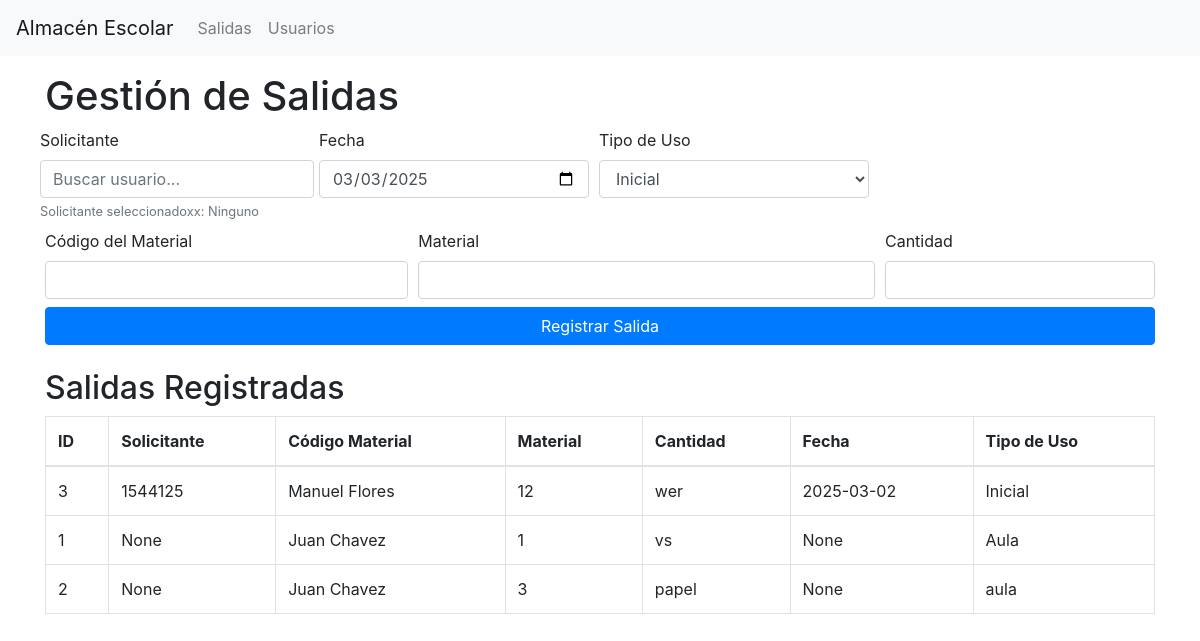
Page /salidas on the committed database.
### tables this page shows
CREATE TABLE [salidas] (
[id] INTEGER  PRIMARY KEY AUTOINCREMENT NOT NULL,
[dni_solicitante] VARCHAR(12)  NULL,
[solicitante] VARCHAR(35)  NULL,
[codigo_material] INTEGER  NULL,
[material] VARCHAR(35)  NULL,
[fecha] DATE  NULL,
[tipo_uso] VARCHAR(20)  NULL,
[cantidad] INTEGER  NULL
);

### app.py (the view)
@app.route('/salidas')
def salidas():
    conn = sqlite3.connect('database.db')
    cursor = conn.cursor()
    cursor.execute('SELECT * FROM salidas ORDER BY fecha DESC')
    salidas = cursor.fetchall()
    conn.close()
    return render_template('salidas.html', salidas=salidas, datetime=datetime)

### templates/salidas.html (shortened to what this page needs)
<!DOCTYPE html>
<html lang="es">
<head>
    <link href="https://stackpath.bootstrapcdn.com/bootstrap/4.5.2/css/bootstrap.min.css" rel="stylesheet">
    <link href="https://cdnjs.cloudflare.com/ajax/libs/bootstrap-3-typeahead/4.0.2/bootstrap3-typeahead.min.css" rel="stylesheet">
</head>
<body>
    <nav class="navbar navbar-expand-lg navbar-light bg-light">
        <a class="navbar-brand" href="/">Almacén Escolar</a>
        <div class="collapse navbar-collapse" id="navbarNav">
            <ul class="navbar-nav">
                <li class="nav-item">
                    <a class="nav-link" href="/salidas">Salidas</a>
                </li>
                <li class="nav-item">
                    <a class="nav-link" href="/usuarios">Usuarios</a>
                </li>
            </ul>
        </div>
    </nav>
    <div class="container">
        <h1 class="mt-3">Gestión de Salidas</h1>
        <form action="/agregar_salida" method="POST" class="mb-3">
            <div class="form-row">
                <div class="form-group">
                    <label for="solicitante">Solicitante</label>
                    <input type="text" class="form-control typeahead" id="solicitante" name="solicitante" placeholder="Buscar usuario..." required >
                    <small id="nombre_solicitante_temporal" class="form-text text-muted">
                        Solicitante seleccionadoxx: <span id="nombre_solicitante">Ninguno</span>
                    </small>
                </div>
                <div class="form-group col-md-3">
                    <label for="fecha">Fecha</label>
                    <input type="date" class="form-control" id="fecha" name="fecha" value="{{ datetime.now().strftime('%Y-%m-%d') }}" required>
                </div>
                <div class="form-group col-md-3">
                    <label for="tipo_uso">Tipo de Uso</label>
                    <select class="form-control" id="tipo_uso" name="tipo_uso" required>
                        <option value="Inicial">Inicial</option>
                    </select>
                </div>
            </div>
            <div class="form-row">
                <div class="form-group col-md-4">
                    <label for="codigo_material">Código del Material</label>
                    <input type="text" class="form-control" id="codigo_material" name="codigo_material" required>
                </div>
                <div class="form-group col-md-5">
                    <label for="material">Material</label>
                    <input type="text" class="form-control" id="material" name="material" required>
                </div>
                <div class="form-group col-md-3">
                    <label for="cantidad">Cantidad</label>
                    <input type="number" class="form-control" id="cantidad" name="cantidad" required>
                </div>
            </div>
            <div class="form-row">
                <div class="form-group col-md-12">
                    <button type="submit" class="btn btn-primary btn-block">Registrar Salida</button>
                </div>
            </div>
        </form>
        <h2>Salidas Registradas</h2>
        <table class="table table-bordered">
            <thead>
                <tr>
                    <th>ID</th>
                    <th>Solicitante</th>
                    <th>Código Material</th>
                    <th>Material</th>
                    <th>Cantidad</th>
                    <th>Fecha</th>
                    <th>Tipo de Uso</th>
                </tr>
            </thead>
            <tbody>
                {% for salida in salidas %}
                <tr>
                    <td>{{ salida[0] }}</td>
                    <td>{{ salida[1] }}</td>
                    <td>{{ salida[2] }}</td>
                    <td>{{ salida[3] }}</td>
                    <td>{{ salida[4] }}</td>
                    <td>{{ salida[5] }}</td>
                    <td>{{ salida[6] }}</td>
                </tr>
                {% endfor %}
            </tbody>
        </table>
    </div>
</body>
</html>

### templates/salidas.html (style rules this page uses)
.form-group { margin-bottom: 0.5rem; }
form { margin-bottom: 1rem; }

### rows in the picture
salidas: id "3", dni_solicitante "1544125", solicitante "Manuel Flores", codigo_material "12", material "wer", fecha "2025-03-02", tipo_uso "Inicial"
salidas: id "1", salida "None", solicitante "Juan Chavez", codigo_material "1", material "vs", tipo_uso "Aula"
salidas: id "2", salida "None", solicitante "Juan Chavez", codigo_material "3", material "papel", tipo_uso "aula"
